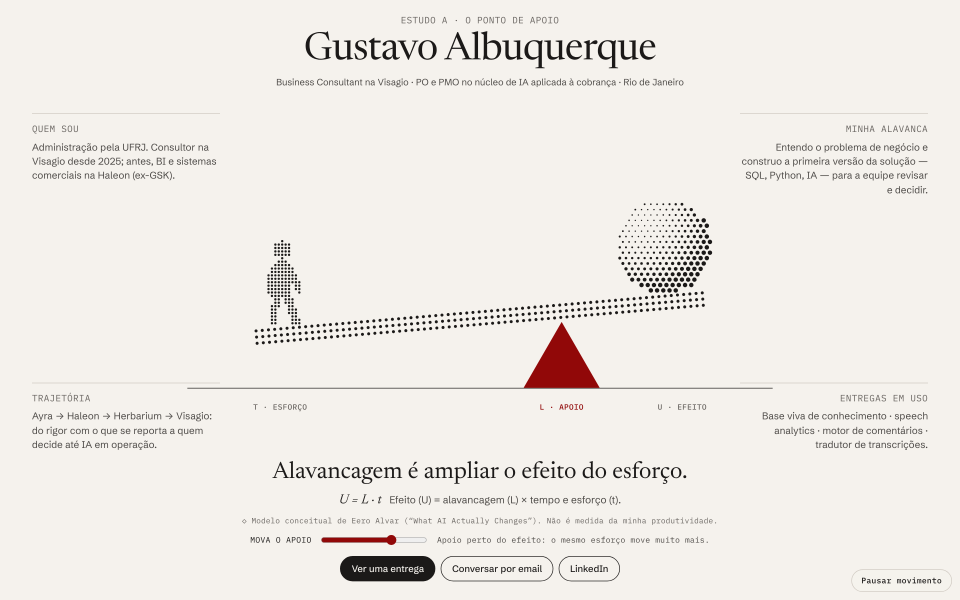
#> input picture fase-1/A-abertura-desktop.png, 2880 x 1800 px (shown at 1/3 size)
$ python sheet.py ../../fase-1/A-abertura-desktop.png ../../fase-1/A-abertura-mobile.png 1.0 5
#> lines starting #> are read from the running program, lines starting #| are printed output that depends on the picture
import sys, glob
from PIL import Image
pat, out, sc, cols = sys.argv[1], sys.argv[2], float(sys.argv[3]), int(sys.argv[4])
fs = sorted(glob.glob(pat)); ims = [Image.open(f) for f in fs]
#> after `ims = [Image.open(f) for f in fs]`: ims = 1 item
ims = [i.resize((int(i.width*sc), int(i.height*sc))) for i in ims]
W = max(i.width for i in ims); H = max(i.height for i in ims); rows = (len(ims)+cols-1)//cols
#> after `W = max((i.width for i in ims))`: W = 2880
#> after `H = max((i.height for i in ims))`: H = 1800
#> after `rows = (len(ims) + cols - 1) // cols`: rows = 1
o = Image.new('RGB', (W*cols, H*rows), 'white')
#> o: PIL image 14400x1800 RGB; every value is 255
for k, i in enumerate(ims): o.paste(i, ((k%cols)*W, (k//cols)*H))
#> this loop made 1 pass
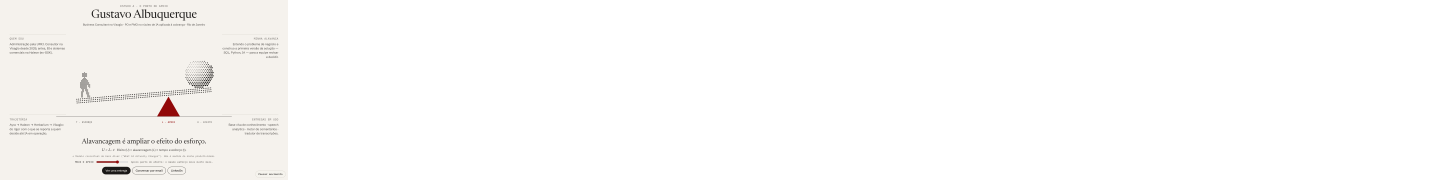
#> o: PIL image 14400x1800 RGB (shown at 1/10 size); mean R, G, B 251.7, 251, 250
o.save(out)

$ run again, on fase-1/A-cap01-desktop.png
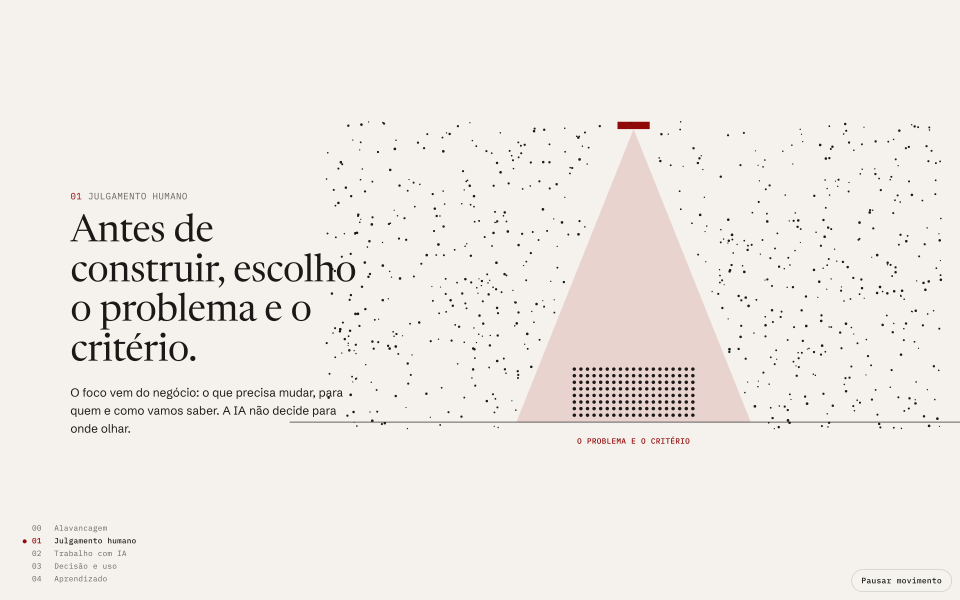
#> input picture fase-1/A-cap01-desktop.png, 2880 x 1800 px (shown at 1/3 size)
#> ims = 1 item
#> W = 2880
#> H = 1800
#> rows = 1
#> the loop `for k, i in enumerate(ims): o.paste(i, ((k%cols)*W, (k//cols)*H))` made 1 pass
#> after the loop `for k, i in enumerate(ims): o.paste(i, ((k%cols)*W, (k//cols)*H))`:
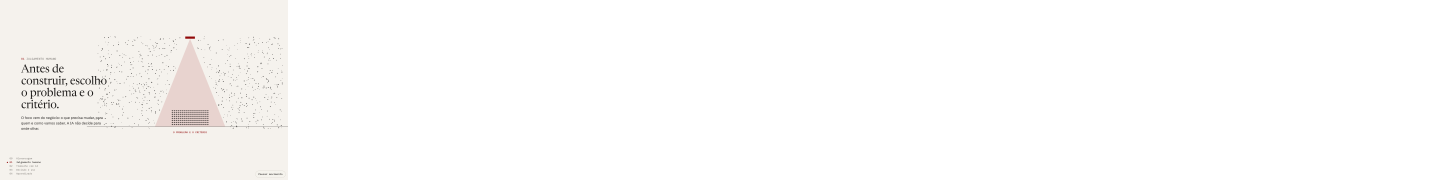
#> o: PIL image 14400x1800 RGB (shown at 1/10 size); mean R, G, B 252, 251.2, 250.2

$ run again, on fase-1/A-cap02-desktop.png
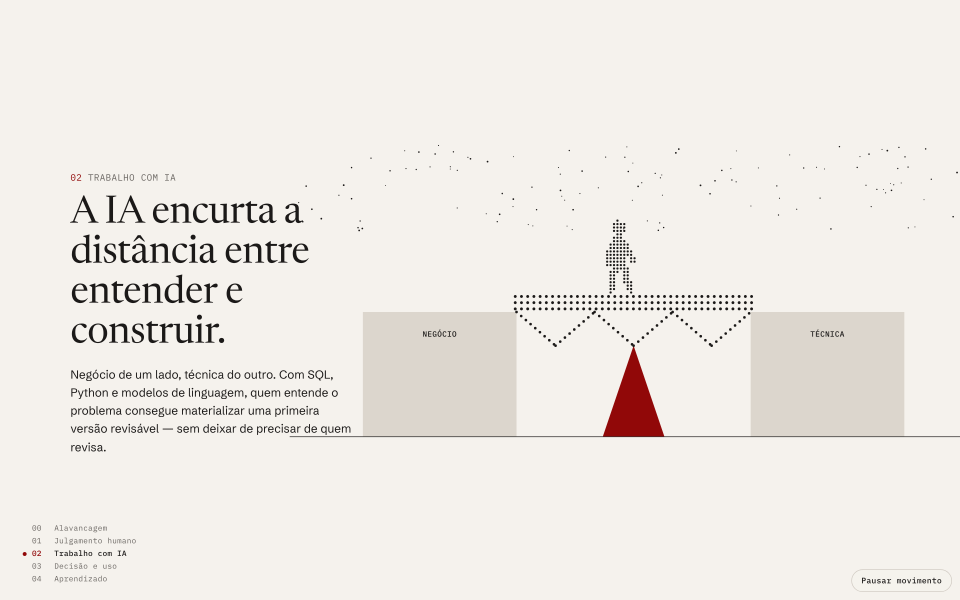
#> input picture fase-1/A-cap02-desktop.png, 2880 x 1800 px (shown at 1/3 size)
#> ims = 1 item
#> W = 2880
#> H = 1800
#> rows = 1
#> the loop `for k, i in enumerate(ims): o.paste(i, ((k%cols)*W, (k//cols)*H))` made 1 pass
#> after the loop `for k, i in enumerate(ims): o.paste(i, ((k%cols)*W, (k//cols)*H))`:
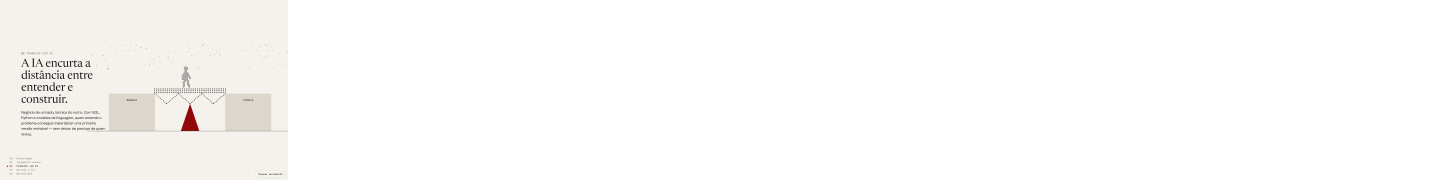
#> o: PIL image 14400x1800 RGB (shown at 1/10 size); mean R, G, B 251.8, 251, 250

$ run again, on fase-1/B-abertura-desktop.png
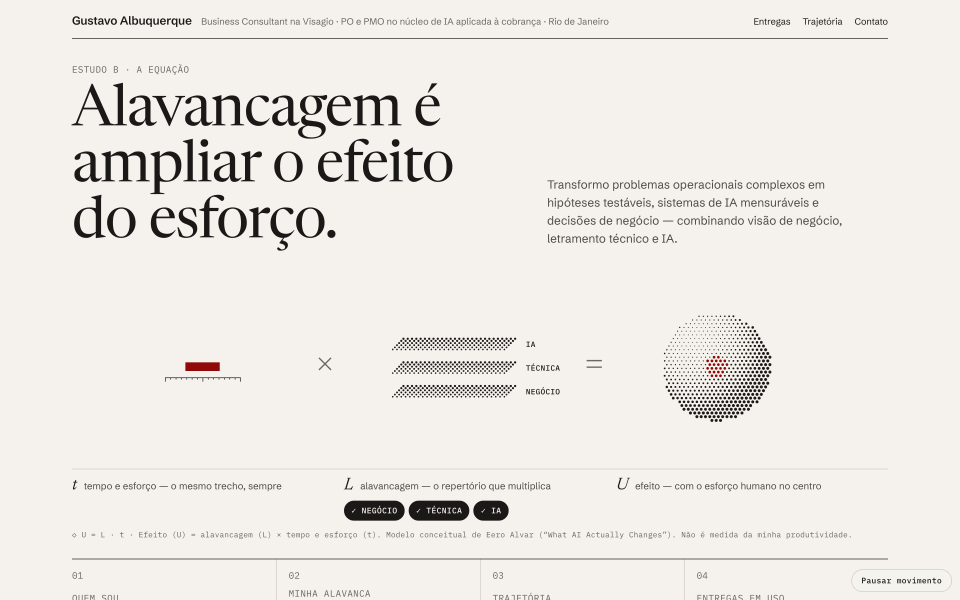
#> input picture fase-1/B-abertura-desktop.png, 2880 x 1800 px (shown at 1/3 size)
#> ims = 1 item
#> W = 2880
#> H = 1800
#> rows = 1
#> the loop `for k, i in enumerate(ims): o.paste(i, ((k%cols)*W, (k//cols)*H))` made 1 pass
#> after the loop `for k, i in enumerate(ims): o.paste(i, ((k%cols)*W, (k//cols)*H))`:
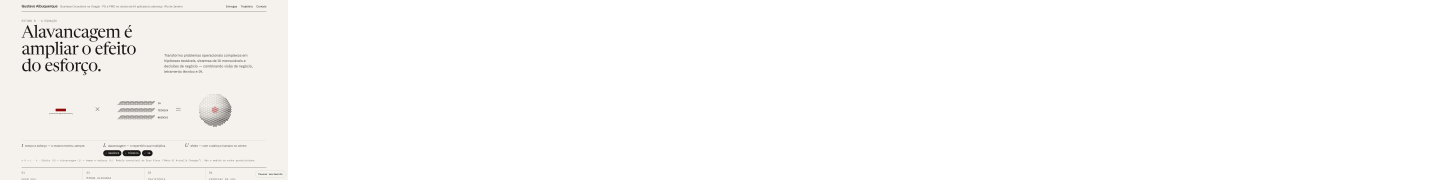
#> o: PIL image 14400x1800 RGB (shown at 1/10 size); mean R, G, B 251.2, 250.6, 249.6
